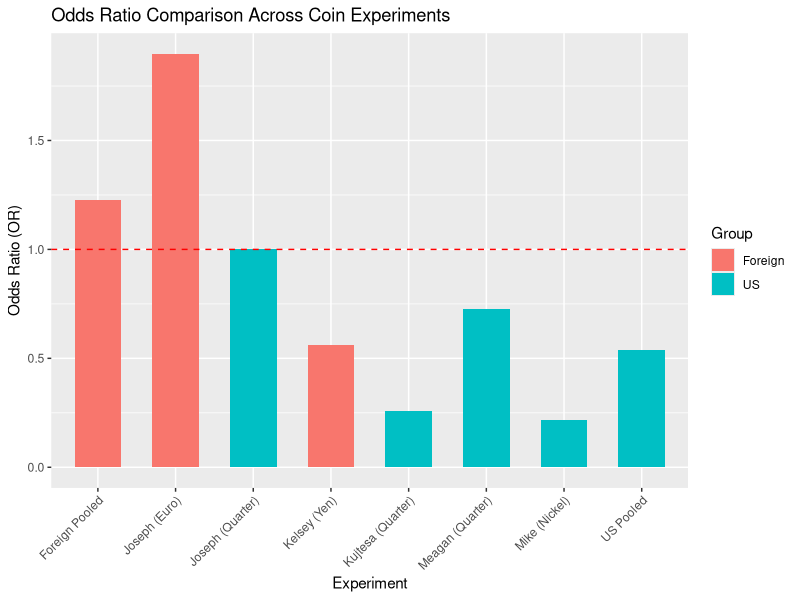

Here is the R script that generated this plot:
## ---- chunk 1
# Coin experiment data
df <- data.frame(
  Experimenter = c("Mike (Nickel)", "Meagan (Quarter)", "Kujtesa (Quarter)", "Joseph (Quarter)", 
                   "Kelsey (Yen)", "Joseph (Euro)"),
  Heads_Tails_Away = c(7, 12, 7, 20, 11, 20),
  Tails_Tails_Away = c(18, 13, 18, 30, 14, 30),
  Heads_Heads_Away = c(16, 14, 15, 20, 14, 13),
  Tails_Heads_Away = c(9, 11, 10, 30, 10, 37)
)
df
## ---- chunk 2
calc_or <- function(a, b, c, d) {
  (a * d) / (b * c)
}

df$OR <- mapply(calc_or, df$Heads_Tails_Away, df$Tails_Tails_Away, df$Heads_Heads_Away, df$Tails_Heads_Away)
df
## ---- chunk 3
# Group 1: US coins
us <- df[1:4, ]
us_heads_tails <- sum(us$Heads_Tails_Away)
us_tails_tails <- sum(us$Tails_Tails_Away)
us_heads_heads <- sum(us$Heads_Heads_Away)
us_tails_heads <- sum(us$Tails_Heads_Away)

us_pooled_or <- calc_or(us_heads_tails, us_tails_tails, us_heads_heads, us_tails_heads)
us_pooled_or

# Group 2: Foreign coins
foreign <- df[5:6, ]
foreign_heads_tails <- sum(foreign$Heads_Tails_Away)
foreign_tails_tails <- sum(foreign$Tails_Tails_Away)
foreign_heads_heads <- sum(foreign$Heads_Heads_Away)
foreign_tails_heads <- sum(foreign$Tails_Heads_Away)

foreign_pooled_or <- calc_or(foreign_heads_tails, foreign_tails_tails, foreign_heads_heads, foreign_tails_heads)
foreign_pooled_or
## ---- chunk 4
library(ggplot2)

plot_data <- rbind(
  data.frame(Experiment = df$Experimenter, OR = df$OR, Group = c(rep("US", 4), rep("Foreign", 2))),
  data.frame(Experiment = c("US Pooled", "Foreign Pooled"), OR = c(us_pooled_or, foreign_pooled_or), Group = c("US", "Foreign"))
)

ggplot(plot_data, aes(x = Experiment, y = OR, fill = Group)) +
  geom_bar(stat = "identity", width = 0.6) +
  geom_hline(yintercept = 1, color = "red", linetype = "dashed") +
  labs(title = "Odds Ratio Comparison Across Coin Experiments", y = "Odds Ratio (OR)", x = "Experiment") +
  theme(axis.text.x = element_text(angle = 45, hjust = 1))
